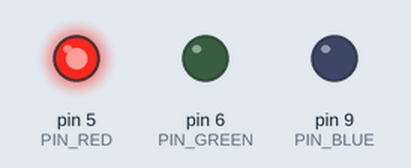
Recording of a sketch running on a simulated Arduino Uno, built with avr-gcc and run on an emulated ATmega328P. Shown: output pins drawn as LEDs (lit = HIGH). Random numbers use the default seed unless the sketch sets one; what the sketch prints to the serial monitor is not drawn.

Above: at 0.1 s.
Timing chart, 0 to 1.6 s (numbered marks = the images above):
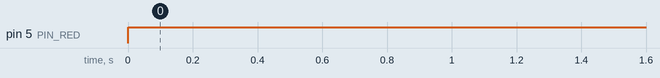

Measured:
- by itself, pin 5 (PIN_RED): LOW → HIGH at 0.00 s

The sketch:

sketch_jul30a.ino
```cpp
const int PIN_RED   = 5;
const int PIN_GREEN = 6;
const int PIN_BLUE  = 9;
long randNum1; // at 75%
long randNum2; // at 90%

void setup() {
  Serial.begin(9600);
  pinMode(PIN_RED,   OUTPUT);
  pinMode(PIN_GREEN, OUTPUT);
  pinMode(PIN_BLUE,  OUTPUT);
}

void loop() {
  randNum1 = random(0,1);
  randNum2 = random(0,1);
  Serial.println(randNum1);
  Serial.println(randNum2);
  if(randNum2 = 1) {
    setColor(255,0,0);
    Serial.println("Red, >90%");
  } else if(randNum1 = 1) {
    setColor(255,255,0);
    Serial.println("Yellow, >75%");
  } else {
    setColor(0,255,0);
    Serial.println("Green, <75%");
  }
  delay(1000);
}

void setColor(int R, int G, int B) {
  analogWrite(PIN_RED,   R);
  analogWrite(PIN_GREEN, G);
  analogWrite(PIN_BLUE,  B);
}
```
